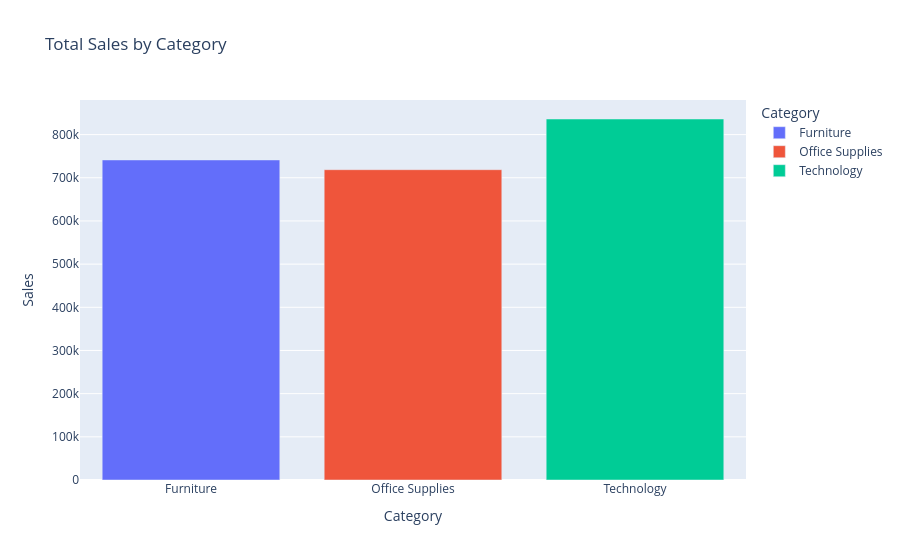

Notebook code cell kept with this figure:
### Code cell
sales_category = df.groupby("Category")["Sales"].sum().reset_index()

fig = px.bar(
    sales_category,
    x="Category",
    y="Sales",
    color="Category",
    title="Total Sales by Category"
)

fig.show()

### Figure 1 — Plotly figure (JSON) as saved in the notebook; plotly's stock layout.template omitted (floating-point values rounded to 4 significant figures)
{"data": [{"hovertemplate": "Category=%{x}<br>Sales=%{y}<extra></extra>", "legendgroup": "Furniture", "marker": {"color": "#636efa", "pattern": {"shape": ""}}, "name": "Furniture", "orientation": "v", "showlegend": true, "textposition": "auto", "type": "bar", "x": ["Furniture"], "xaxis": "x", "y": [741300.0], "yaxis": "y"}, {"hovertemplate": "Category=%{x}<br>Sales=%{y}<extra></extra>", "legendgroup": "Office Supplies", "marker": {"color": "#EF553B", "pattern": {"shape": ""}}, "name": "Office Supplies", "orientation": "v", "showlegend": true, "textposition": "auto", "type": "bar", "x": ["Office Supplies"], "xaxis": "x", "y": [718700.0], "yaxis": "y"}, {"hovertemplate": "Category=%{x}<br>Sales=%{y}<extra></extra>", "legendgroup": "Technology", "marker": {"color": "#00cc96", "pattern": {"shape": ""}}, "name": "Technology", "orientation": "v", "showlegend": true, "textposition": "auto", "type": "bar", "x": ["Technology"], "xaxis": "x", "y": [836200.0], "yaxis": "y"}], "layout": {"barmode": "relative", "legend": {"title": {"text": "Category"}, "tracegroupgap": 0}, "title": {"text": "Total Sales by Category"}, "xaxis": {"anchor": "y", "categoryarray": ["Furniture", "Office Supplies", "Technology"], "categoryorder": "array", "domain": [0, 1], "title": {"text": "Category"}}, "yaxis": {"anchor": "x", "domain": [0, 1], "title": {"text": "Sales"}}}}
